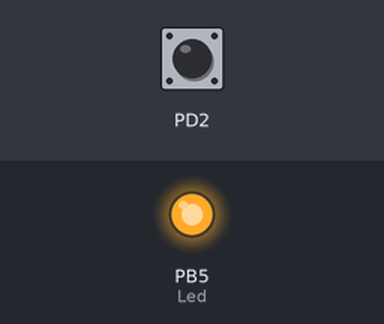
A program run on a simulated ATmega328P, built with avr-gcc and emulated at 16 MHz. Shown: output pins drawn as LEDs (lit = HIGH). Dashed ring = blinking. The inputs (shaded band) are chosen by the test bench; at power-on: PD2 LOW.

Above: at 1.2 s.
1.3 s: PD2 pulsed HIGH 2 times (0.12 s each, 0.3 s apart)
At 2.4 s:
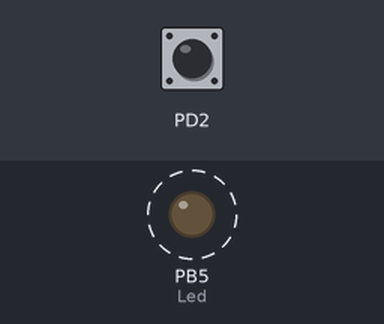
Timing chart, 0 to 10.9 s (numbered marks = the images above; inputs shaded):
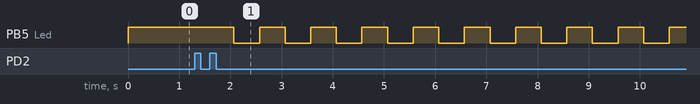

The program:

main.cpp
```cpp
/*
 Migración a código AVR del ejemplo Blink de Arduino:
 http://www.arduino.cc/en/Tutorial/Blink
 */
#define F_CPU 16000000U
#include <avr/io.h>
#include <util/delay.h>

int buttonState;
int buttonStateAux;
int pinValue = 0;
int counterDelay = 0;
int cuarto_caso = 1;

int main()
{
	//Inicializar el pin del pulsador como entrada
	DDRD &= ~(1<<DDD2);
	//Inicializar el pin del led como salida
	DDRB |= (1<<DDB5);

	while (1)
	{
		//Leer el estado del pulsador
		buttonStateAux = PIND & (1<<PD2);

		//Si cambió el estado del pulsador...
		if (buttonStateAux != pinValue)
		{
			//Se espera un tiempo para evitar leer el ruido del rebote del pulsador
			_delay_ms(50);

			//Se vuelve a leer el estado del pulsador
			buttonStateAux = PIND & (1<<PD2);

			//Si el cambio se mantiene, se interpreta como evento de keydown/keyup válido
			if (buttonStateAux != pinValue)
			{
				//El pulso es válido, se implementa la lógica del sistema

				//Si no está presionado el pulsador (se detectó un keyup)...
				if (!buttonStateAux)
				{
					buttonState = (buttonState + 1) % 6;
				}

				//Si hubo cambios válidos actualizo el valor de lectura anterior
				pinValue = buttonStateAux;
			}
		}
		switch (buttonState)
		{
			case 0:
				PORTB |= (1<<PB5);	//Enciende el Led
			break;
			case 1:
				if(counterDelay>=100)
				{
					PORTB ^= (1<<PB5); //Se modifica el estado del led (toggle vía XOR)
					counterDelay = 0;
				}else
				{
					_delay_ms(10);
					counterDelay++;
				}
			break;
			case 2:
				if(counterDelay>=50)
				{
					PORTB ^= (1<<PB5); //Se modifica el estado del led (toggle vía XOR)
					counterDelay = 0;
				}else
				{
					_delay_ms(10);
					counterDelay++;
				}
			break;
			case 3:
				if(counterDelay>=25)
				{
					PORTB ^= (1<<PB5); //Se modifica el estado del led (toggle vía XOR)
					counterDelay = 0;
				}else
				{
					_delay_ms(10);
					counterDelay++;
				}
			break;
			case 4:
			if(cuarto_caso)
			{
				if(counterDelay>=50)
				{
					PORTB &= ~(1<<PB5);     //Apaga el Led
					counterDelay = 0;
					cuarto_caso = 0;
				}else
				{
					_delay_ms(10);
					counterDelay++;
				}
			}else{
				if(counterDelay>=100)
				{
					PORTB |= (1<<PB5);	//Enciende el Led
					counterDelay = 0;
					cuarto_caso = 1;
				}else
				{
					_delay_ms(10);
					counterDelay++;
				}
			}
			break;
			case 5:
				PORTB &= ~(1<<PB5);     //Apaga el Led
			break;
		}

	}
}
```

Measured:
- after the input at 1.3 s, PB5 (Led): alternates HIGH for 0.50 s and LOW for 0.50 s, starting after 0.77 s
